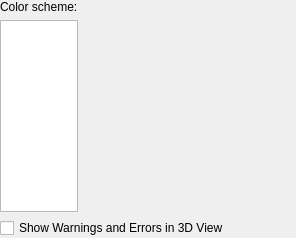
      <widget class="QWidget" name="page3DView">
       <layout class="QVBoxLayout" name="verticalLayout_4">
        <property name="leftMargin">
         <number>0</number>
        </property>
        <property name="topMargin">
         <number>0</number>
        </property>
        <property name="rightMargin">
         <number>0</number>
        </property>
        <property name="bottomMargin">
         <number>0</number>
        </property>
        <item>
         <layout class="QHBoxLayout" name="horizontalLayout" stretch="1,3">
          <item>
           <layout class="QVBoxLayout" name="verticalLayout_2">
            <item>
             <widget class="QLabel" name="label">
              <property name="text">
               <string>Color scheme:</string>
              </property>
             </widget>
            </item>
            <item>
             <widget class="QListWidget" name="colorSchemeChooser">
              <property name="sizePolicy">
               <sizepolicy hsizetype="Expanding" vsizetype="MinimumExpanding">
                <horstretch>0</horstretch>
                <verstretch>0</verstretch>
               </sizepolicy>
              </property>
              <property name="alternatingRowColors">
               <bool>false</bool>
              </property>
              <property name="currentRow">
               <number>-1</number>
              </property>
             </widget>
            </item>
           </layout>
          </item>
          <item>
           <spacer name="horizontalSpacer">
            <property name="orientation">
             <enum>Qt::Horizontal</enum>
            </property>
            <property name="sizeHint" stdset="0">
             <size>
              <width>40</width>
              <height>20</height>
             </size>
            </property>
           </spacer>
          </item>
         </layout>
        </item>
        <item>
         <widget class="QCheckBox" name="checkBoxShowWarningsIn3dView">
          <property name="text">
           <string>Show Warnings and Errors in 3D View</string>
          </property>
          <property name="checked">
           <bool>false</bool>
          </property>
         </widget>
        </item>
       </layout>
      </widget>
